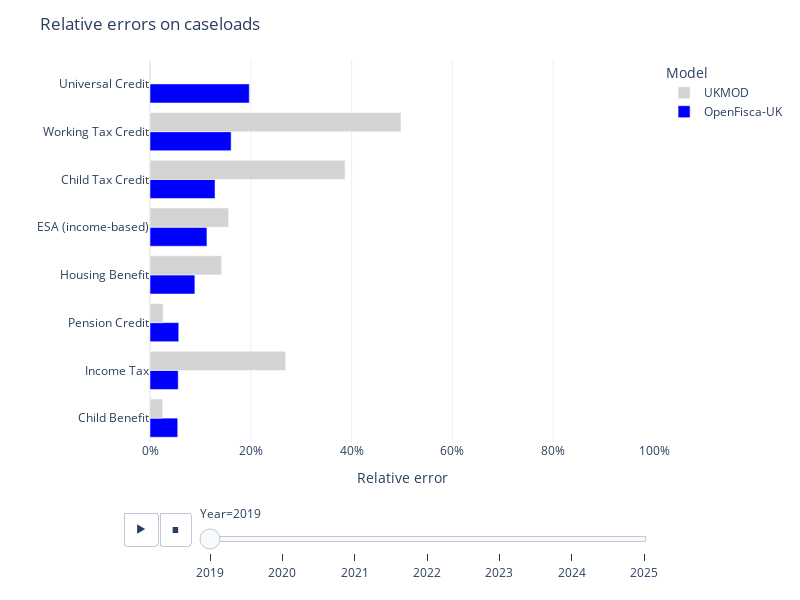

The notebook cell saved with this chart:
### Code cell
def error_chart(table, title=None):
    hovertemplate = "<b>%{customdata[4]} in %{customdata[3]}</b><br>Error: %{x}<br>Official: %{customdata[2]}m<br>OpenFisca-UK: %{customdata[0]}m<br>UKMOD: %{customdata[1]}m"
    table = table.replace("", np.nan).dropna(axis=0)
    table[[OPENFISCA_UK, UKMOD]] = table[[OPENFISCA_UK, UKMOD]].abs() / 1e2
    fig = (
        px.bar(
            table.sort_values(["Year", OPENFISCA_UK]),
            x=[OPENFISCA_UK, UKMOD],
            y="Program",
            orientation="h",
            animation_frame="Year",
            barmode="group",
            color_discrete_map={
                OPENFISCA_UK: "blue",
                UKMOD: "lightgrey",
            },
            custom_data=[
                "OpenFisca-UK caseload",
                "UKMOD caseload",
                "External caseload",
                "Year",
                "Program",
            ],
        )
        .update_layout(
            width=800,
            height=600,
            xaxis_tickformat=".0%",
            xaxis_title="Relative error",
            title=title,
            xaxis_range=(0, 1),
            template="plotly_white",
            legend_title="Model",
            yaxis_title="",
            legend_traceorder="reversed",
        )
        .update_traces(hovertemplate=hovertemplate)
    )
    for frame in fig.frames:
        for data in frame.data:
            data.hovertemplate = hovertemplate
    return fig


error_chart(
    tables_to_model_comparisons(
        {
            "": model_validation_table(
                relative_caseload_error,
                models=[OPENFISCA_UK, UKMOD],
                divisor=1e-2,
                decimals=1,
            ),
            "caseload": model_validation_table(
                caseload, divisor=1e6, decimals=1
            ),
        }
    ),
    title="Relative errors on caseloads",
)

### Figure 1 — Plotly figure (JSON) as saved in the notebook; plotly's stock layout.template omitted (floating-point values rounded to 4 significant figures)
{"data": [{"alignmentgroup": "True", "customdata": [[6.9, 7.1, 7.3, 2019, "Child Benefit"], [29.6, 39.9, 31.4, 2019, "Income Tax"], [1.5, 1.5, 1.6, 2019, "Pension Credit"], [3.1, 2.9, 3.4, 2019, "Housing Benefit"], [0.9, 0.9, 1.1, 2019, "ESA (income-based)"], [2.5, 1.7, 2.8, 2019, "Child Tax Credit"], [1.4, 0.8, 1.6, 2019, "Working Tax Credit"], [2.6, 2.1, 2.1, 2019, "Universal Credit"]], "hovertemplate": "<b>%{customdata[4]} in %{customdata[3]}</b><br>Error: %{x}<br>Official: %{customdata[2]}m<br>OpenFisca-UK: %{customdata[0]}m<br>UKMOD: %{customdata[1]}m", "legendgroup": "OpenFisca-UK", "marker": {"color": "blue", "pattern": {"shape": ""}}, "name": "OpenFisca-UK", "offsetgroup": "OpenFisca-UK", "orientation": "h", "showlegend": true, "textposition": "auto", "type": "bar", "x": [0.055, 0.056, 0.057, 0.089, 0.113, 0.129, 0.161, 0.197], "xaxis": "x", "y": ["Child Benefit", "Income Tax", "Pension Credit", "Housing Benefit", "ESA (income-based)", "Child Tax Credit", "Working Tax Credit", "Universal Credit"], "yaxis": "y"}, {"alignmentgroup": "True", "customdata": [[6.9, 7.1, 7.3, 2019, "Child Benefit"], [29.6, 39.9, 31.4, 2019, "Income Tax"], [1.5, 1.5, 1.6, 2019, "Pension Credit"], [3.1, 2.9, 3.4, 2019, "Housing Benefit"], [0.9, 0.9, 1.1, 2019, "ESA (income-based)"], [2.5, 1.7, 2.8, 2019, "Child Tax Credit"], [1.4, 0.8, 1.6, 2019, "Working Tax Credit"], [2.6, 2.1, 2.1, 2019, "Universal Credit"]], "hovertemplate": "<b>%{customdata[4]} in %{customdata[3]}</b><br>Error: %{x}<br>Official: %{customdata[2]}m<br>OpenFisca-UK: %{customdata[0]}m<br>UKMOD: %{customdata[1]}m", "legendgroup": "UKMOD", "marker": {"color": "lightgrey", "pattern": {"shape": ""}}, "name": "UKMOD", "offsetgroup": "UKMOD", "orientation": "h", "showlegend": true, "textposition": "auto", "type": "bar", "x": [0.025, 0.269, 0.026, 0.142, 0.156, 0.387, 0.498, 0.002], "xaxis": "x", "y": ["Child Benefit", "Income Tax", "Pension Credit", "Housing Benefit", "ESA (income-based)", "Child Tax Credit", "Working Tax Credit", "Universal Credit"], "yaxis": "y"}], "layout": {"barmode": "group", "height": 600, "legend": {"title": {"text": "Model"}, "tracegroupgap": 0, "traceorder": "reversed"}, "margin": {"t": 60}, "sliders": [{"active": 0, "currentvalue": {"prefix": "Year="}, "len": 0.9, "pad": {"b": 10, "t": 60}, "steps": [{"args": [["2019"], {"frame": {"duration": 0, "redraw": true}, "fromcurrent": true, "mode": "immediate", "transition": {"duration": 0, "easing": "linear"}}], "label": "2019", "method": "animate"}, {"args": [["2020"], {"frame": {"duration": 0, "redraw": true}, "fromcurrent": true, "mode": "immediate", "transition": {"duration": 0, "easing": "linear"}}], "label": "2020", "method": "animate"}, {"args": [["2021"], {"frame": {"duration": 0, "redraw": true}, "fromcurrent": true, "mode": "immediate", "transition": {"duration": 0, "easing": "linear"}}], "label": "2021", "method": "animate"}, {"args": [["2022"], {"frame": {"duration": 0, "redraw": true}, "fromcurrent": true, "mode": "immediate", "transition": {"duration": 0, "easing": "linear"}}], "label": "2022", "method": "animate"}, {"args": [["2023"], {"frame": {"duration": 0, "redraw": true}, "fromcurrent": true, "mode": "immediate", "transition": {"duration": 0, "easing": "linear"}}], "label": "2023", "method": "animate"}, {"args": [["2024"], {"frame": {"duration": 0, "redraw": true}, "fromcurrent": true, "mode": "immediate", "transition": {"duration": 0, "easing": "linear"}}], "label": "2024", "method": "animate"}, {"args": [["2025"], {"frame": {"duration": 0, "redraw": true}, "fromcurrent": true, "mode": "immediate", "transition": {"duration": 0, "easing": "linear"}}], "label": "2025", "method": "animate"}], "x": 0.1, "xanchor": "left", "y": 0, "yanchor": "top"}], "title": {"text": "Relative errors on caseloads"}, "updatemenus": [{"buttons": [{"args": [null, {"frame": {"duration": 500, "redraw": true}, "fromcurrent": true, "mode": "immediate", "transition": {"duration": 500, "easing": "linear"}}], "label": "&#9654;", "method": "animate"}, {"args": [[null], {"frame": {"duration": 0, "redraw": true}, "fromcurrent": true, "mode": "immediate", "transition": {"duration": 0, "easing": "linear"}}], "label": "&#9724;", "method": "animate"}], "direction": "left", "pad": {"r": 10, "t": 70}, "showactive": false, "type": "buttons", "x": 0.1, "xanchor": "right", "y": 0, "yanchor": "top"}], "width": 800, "xaxis": {"anchor": "y", "domain": [0, 1], "range": [0, 1], "tickformat": ".0%", "title": {"text": "Relative error"}, "type": "linear"}, "yaxis": {"anchor": "x", "autorange": true, "domain": [0, 1], "range": [-0.5, 7.5], "title": {"text": ""}, "type": "category"}}}
